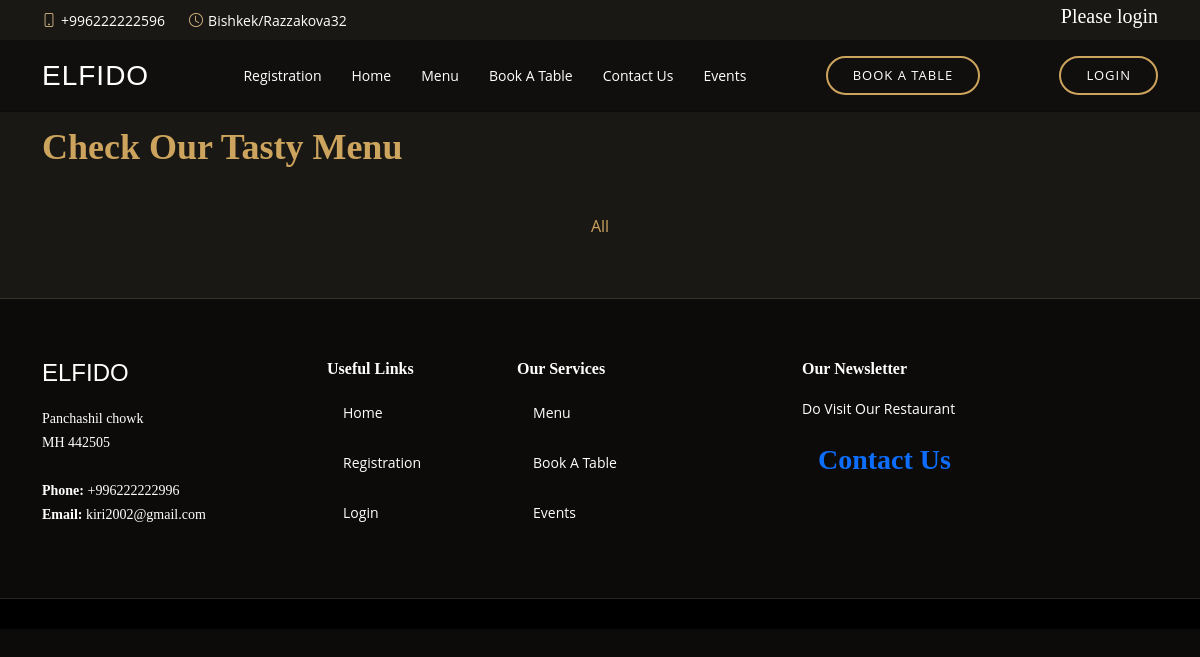
Before: /menu with the older database file.
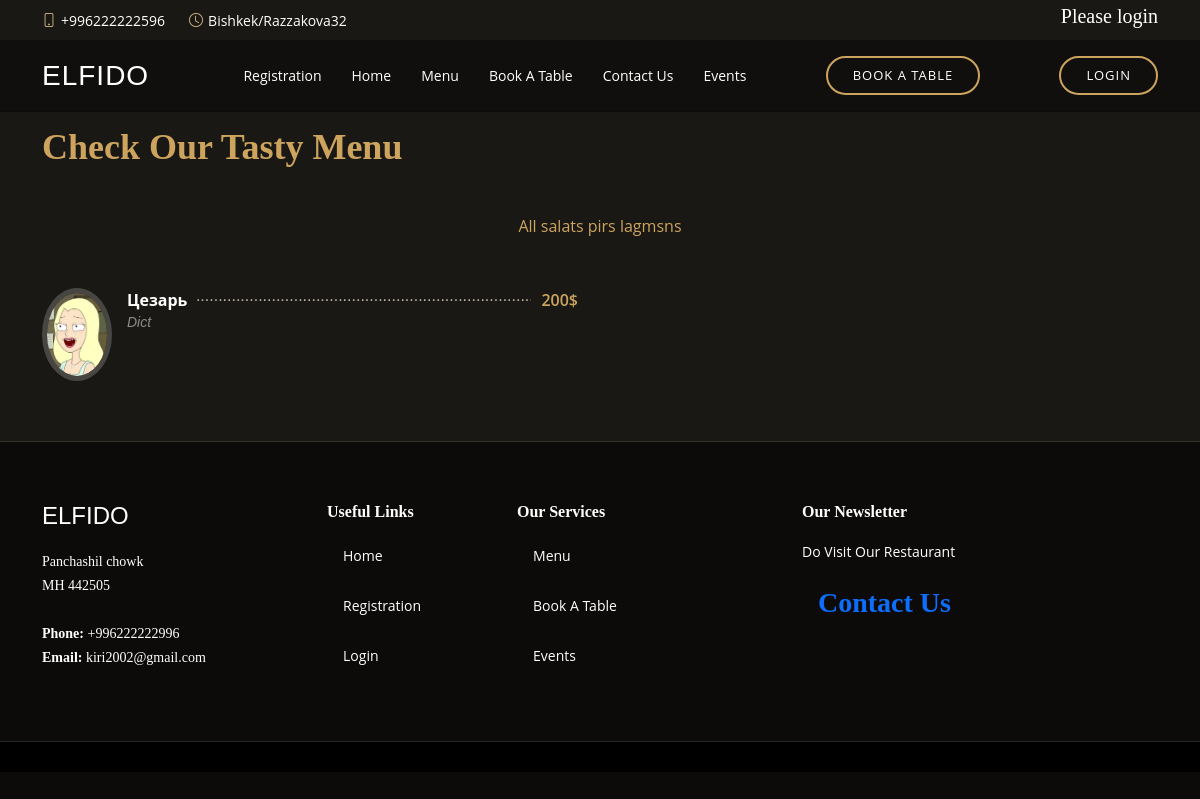
After: the same page with the newer database file.
### food/models.py (models this page shows, shortened)
class Category(models.Model):
    name = models.CharField(max_length=255)

class Food(models.Model):
    name = models.CharField(max_length=254)
    category = models.ForeignKey(Category, on_delete=models.SET_NULL, null=True)
    img = models.ImageField(upload_to='foods')
    desc = models.TextField()
    price = models.IntegerField()

### food/views.py (the view)
# urls.py: path('menu', menu, name='menu'),
def menu(request):
    foods = Food.objects.all()
    categories = Category.objects.all()
    context = {
        'foods': foods,
        'categories': categories
    }
    return render(request, 'menu.html', context)

### templates/menu.html (shortened to what this page needs)
{% extends "base.html" %}
{% load static %}
{% block content %}
 <section id="menu" class="menu section-bg" style="padding-top: 10%";>
  <div class="container" data-aos="fade-up">
    <div class="section-title">
      <p>Check Our Tasty Menu</p>
    </div>
    <div class="row" data-aos="fade-up" data-aos-delay="100">
      <div class="col-lg-12 d-flex justify-content-center">
          <ul id="menu-flters">
           <a href="{% url 'menu' %} "> All </a>
          {% for category in categories %}
          <a href="{% url 'menu_id' category.id %} "> {{ category.name }} </a>
          {% endfor %}
        </ul>
      </div>
    </div>
    <div class="row menu-container" data-aos="fade-up" data-aos-delay="200">
      {% for food in foods %}
      <div class="col-lg-6 menu-item filter-starters">
        <img src="{{ food.img.url }}" class="menu-img" alt="">
        <div class="menu-content">
          <a href="#">{{ food.name }}</a><span>{{ food.price }}$</span>
        </div>
        <div class="menu-ingredients">
          {{ food.desc }}
        </div>
      </div>
      {% endfor %}
    </div>
  </div>
</section>
  {% endblock %}

Changed rows visible on the page:
added Category: name "salats"
added Category: name "pirs"
added Category: name "lagmsns"
added Food: img (picture), name "Цезарь", price "200", desc "Dict"
